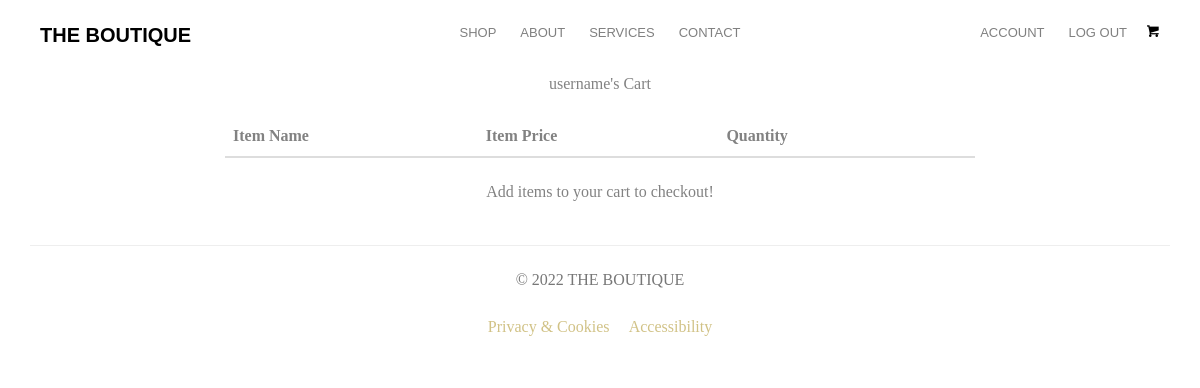
The page /cart (signed in) on the database as committed earlier.
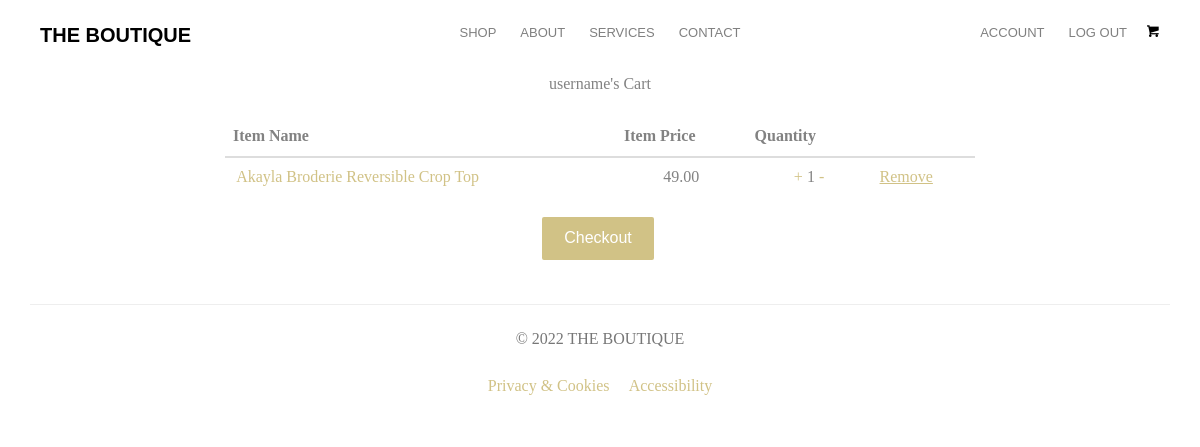
The same page on the database as committed later.
### ecommercesite/database.py (models this page shows, shortened)
class User(db.Model, UserMixin):
    __tablename__ = 'user'
    id = db.Column(db.Integer, primary_key=True)
    type = db.Column(db.String(20))
    first_name = db.Column(db.String(30), nullable=False)
    last_name = db.Column(db.String(30), nullable=False)
    username = db.Column(db.String(30), nullable=False, unique=True)
    email = db.Column(db.String(100), nullable=False, unique=True)
    password = db.Column(db.String(60), nullable=False)
    role = db.Column(db.String(10), nullable=False, default='user')
    image_file = db.Column(db.String(20), nullable=False, default='defaultpfp.jpg')
    email_verification = db.Column(db.Boolean(), nullable=False, default=False)
    otp_secret = db.Column(db.String(16))
    attempts = db.Column(db.Integer, nullable=False, default=0)
    __mapper_args__ = {
        'polymorphic_on':type,
        'polymorphic_identity':'user'
    }

class Staff(User):
    pass
    __mapper_args__ = {
        'polymorphic_identity':'staff'
    }

class Items_In_Cart(db.Model):
    __tablename__ = 'items_in_cart'
    id = db.Column(db.Integer, primary_key=True)
    image_1 = db.Column(db.String(150), nullable=False, default='product-single-1.jpg')
    name = db.Column(db.String(80), nullable=False)
    price = db.Column(db.Numeric(10,2), nullable=False)
    quantity = db.Column(db.Integer, nullable=False, default='1')
    product_id = db.Column(db.Integer, nullable=False)
    user_id = db.Column(db.Integer, db.ForeignKey('user.id'), nullable=False)

### ecommercesite/routes.py (the view)
@app.route('/cart', methods=['GET', 'POST'])
@login_required
@user_required
def cart():
    cart_items = Items_In_Cart.query.filter_by(user_id=current_user.id).all()
    items = 0
    for item in cart_items:
        items += 1
    return render_template('cart.html', title='Shopping Cart', current_user=current_user, cart_items=cart_items, items=items)

### ecommercesite/database.py (called while the page is built)
@login_manager.user_loader
def load_user(user_id):
    return User.query.get(int(user_id))

### ecommercesite/routes.py (called while the page is built)
def user_required(f):
    @wraps(f)
    def wrap(*args, **kwargs):
        if current_user.role == "user":
            return f(*args, **kwargs)
        else:
            abort(401)
    return wrap

### ecommercesite/templates/cart.html (shortened to what this page needs)
{% extends 'layout.html' %}
{% block content %}
<div>
    <p class='text-center'>{{ current_user.username }}'s Cart</p>
</div>
<div class="page-wrapper">
  <div class="cart shopping">
    <div class="container">
      <div class="row">
        <div class="col-md-8 col-md-offset-2">
          <div class="block">
            <div class="product-list">
              <form method="post">
                <table class="table">
                  <thead>
                    <tr>
                      <th class="">Item Name</th>
                      <th class="">Item Price</th>
                      <th class="">Quantity</th>
                      <th class=""></th>
                    </tr>
                  </thead>
                  <tbody>
                    {% for product in cart_items %}
                    <tr class="">
                      <td class="">
                        <div class="product-info">
                          <a href="{{ url_for('product_details', id=product.product_id) }}">{{ product.name }}</a>
                        </div>
                      </td>
                      <td class="text-center">{{ product.price }}</td>
                      <td class="text-center col-md-2">
                        <a href="{{ url_for('add_quantity', id=product.id) }}">+</a> {{ product.quantity }} <a href="{{ url_for('min_quantity', id=product.id) }}">-</a>
                      </td>
                      <td class="">
                        <a class="product-remove text-center" style="text-decoration: underline" href="{{ url_for('delete_cart', id=product.id)}}">Remove</a>
                      </td>
                    </tr>
                    {% endfor %}
                  </tbody>
                </table>
              </form>
            </div>
          </div>
        </div>
      </div>
    </div>
  </div>
</div>
{% if cart_items %}
<div class="container text-center">
  <p>
    <a class="btn btn-primary" href="{{ url_for('checkout_details')}}">Checkout</a>
  </p>
</div>
{% else %}
<div class="container text-center">
  <p>
    Add items to your cart to checkout!
  </p>
</div>
{% endif %}
{% endblock %}

### ecommercesite/templates/layout.html (shortened to what this page needs)
<!DOCTYPE html>
<html>
	<head>
	<link rel="stylesheet" type="text/css" href="{{ url_for('static', filename='animate.css') }}">
	<link rel="stylesheet" type="text/css" href="{{ url_for('static', filename='icomoon.css') }}">
	<link rel="stylesheet" type="text/css" href="{{ url_for('static', filename='bootstrap.css') }}">
	<link rel="stylesheet" type="text/css" href="{{ url_for('static', filename='flexslider.css') }}">
	<link rel="stylesheet" type="text/css" href="{{ url_for('static', filename='owl.carousel.min.css') }}">
	<link rel="stylesheet" type="text/css" href="{{ url_for('static', filename='owl.theme.default.min.css') }}">
	<link rel="stylesheet" type="text/css" href="{{ url_for('static', filename='style.css') }}">
    </head>
    <body>
                <div id="page">
                    <nav class="fh5co-nav" role="navigation">
                        <div class="container">
                            <div class="row">
                                <div class="col-md-3 col-xs-2">
                                    <div id="fh5co-logo"><a href="{{ url_for('home') }}">The Boutique</a></div>
                                </div>
                                <div class="col-md-6 col-xs-6 text-center menu-1">
                                    <ul>
                                        <li class="has-dropdown">
                                            <a href="{{ url_for('shop') }}">Shop</a>
                                        </li>
                                        <li>
                                            <a href="{{ url_for('about') }}">About</a>
                                        </li>
                                        <li class="has-dropdown">
                                            <a href="{{ url_for('services') }}">Services</a>
                                        </li>
                                        <li>
                                            <a href="{{ url_for('contacts')}}">Contact</a>
                                        </li>
                                    </ul>
                                </div>
                                <div class="col-md-3 col-xs-4 text-right hidden-xs menu-2">
                                    <ul>
                                        {% if current_user.is_authenticated %}
                                            {% if current_user.role == 'user' %}
                                                <Li><a href="{{url_for('account')}}">Account</a></Li>
                                                <Li><a href="{{url_for('logout')}}">Log Out</a></Li>
                                                <li class="shopping-cart"><a href="{{url_for('cart')}}" class="cart"><span><i class="icon-shopping-cart"></i></span></a></li>
                                            {% elif current_user.role == 'admin' %}
                                                <li><a href="{{url_for('dashboard')}}">Dashboard</a></li>
                                                <Li><a href="{{url_for('logout')}}">Log Out</a></Li>
                                            {% endif %}
                                        {% else %}
                                                <Li><a href="{{url_for('login')}}">Login</a></Li>
                                                <Li><a href="{{url_for('register')}}">Register</a></Li>
                                        {% endif %}
                                    </ul>
                                </div>
                            </div>
                        </div>
                    </nav>
                </div>
                <div>
                    {% block content %}
                    {% endblock content %}
                </div>
    </body>
    <footer class="section-footer border-top">
        <section class="footer-main border-top padding-y">
        <div class="container">
            <section class="footer-copyright border-top">
                <hr>
                    <p class="text-center text-muted" > &copy 2022 THE BOUTIQUE </p>
                    <p target="_blank" class="text-center text-muted">
                        <a href="#">Privacy & Cookies</a> &nbsp   &nbsp
                        <a href="#">Accessibility</a>
                    </p>
            </section>
        </div>
        </section>
    </footer>
</html>

### ecommercesite/static/icomoon.css (style rules this page uses)
[class^="icon-"], [class*=" icon-"] { font-family: 'icomoon' !important; font-style: normal; font-weight: normal; font-variant: normal; text-transform: none; line-height: 1; -webkit-font-smoothing: antialiased; -moz-osx-font-smoothing: grayscale; }
.icon-shopping-cart:before { content: "\ea13"; }

### ecommercesite/static/style.css (style rules this page uses)
body { font-family: "Playfair Display", serif; font-weight: 400; font-size: 16px; line-height: 1.7; color: #828282; background: #fff; }
#page { position: relative; overflow-x: hidden; width: 100%; height: 100%; -webkit-transition: 0.5s; -o-transition: 0.5s; transition: 0.5s; }
a { color: #d1c286; -webkit-transition: 0.5s; -o-transition: 0.5s; transition: 0.5s; }
p { margin-bottom: 20px; }
.fh5co-nav { padding: 18px 0; background: #fff; }
.fh5co-nav #fh5co-logo { font-size: 20px; margin: 0; padding: 0; text-transform: uppercase; font-weight: bold; font-family: "Montserrat", Arial, sans-serif; }
.fh5co-nav a { padding: 5px 10px; color: #000; }
.fh5co-nav .menu-2 li.shopping-cart { float: right; }
.fh5co-nav .menu-2 li a.cart { color: black; }
.fh5co-nav .menu-2 li a.cart span { position: relative; }
.fh5co-nav ul { padding: 0; margin: 0; }
.fh5co-nav ul li { padding: 0; margin: 0; list-style: none; display: inline-block; font-family: "Montserrat", Arial, sans-serif; }
.fh5co-nav ul li a { font-size: 13px; padding: 30px 10px; text-transform: uppercase; color: rgba(0, 0, 0, 0.5); -webkit-transition: 0.5s; -o-transition: 0.5s; transition: 0.5s; }
.fh5co-nav ul li a.cart { color: black; }
.fh5co-nav ul li a.cart span { position: relative; }
.fh5co-nav ul li.has-dropdown { position: relative; }
#fh5co-offcanvas a { color: rgba(255, 255, 255, 0.5); }
#fh5co-offcanvas ul { padding: 0; margin: 0; }
#fh5co-offcanvas ul li { padding: 0; margin: 0; list-style: none; }
#fh5co-offcanvas ul li.shopping-cart { float: left; }
#fh5co-offcanvas ul li a.cart { display: block; margin-top: 30px; color: rgba(255, 255, 255, 0.5); }
#fh5co-offcanvas ul li a.cart span { position: relative; }
#fh5co-offcanvas ul li.offcanvas-has-dropdown > a { display: block; position: relative; }
#fh5co-offcanvas ul li.offcanvas-has-dropdown > a:after { position: absolute; right: 0px; font-family: 'icomoon'; font-style: normal; font-weight: normal; font-variant: normal; text-transform: none; line-height: 1; -webkit-font-smoothing: antialiased; -moz-osx-font-smoothing: grayscale; content: "\e921"; font-size: 20px; color: rgba(255, 255, 255, 0.2); -webkit-transition: 0.5s; -o-transition: 0.5s; transition: 0.5s; }
.btn { margin-right: 4px; margin-bottom: 4px; font-family: "Montserrat", Arial, sans-serif; font-size: 16px; font-weight: 400; -webkit-border-radius: 2px; -moz-border-radius: 2px; -ms-border-radius: 2px; border-radius: 2px; -webkit-transition: 0.5s; -o-transition: 0.5s; transition: 0.5s; padding: 8px 20px; }
.btn-primary { background: #d1c286; color: #fff; border: 2px solid #d1c286; }

Rows that differ between the two databases and show on the page:
added Items_In_Cart: name "Akayla Broderie Reversible Crop Top", price "49.00", quantity "1"
Other text that changed with them:
text no longer shown: "Add items to your cart to checkout!"
text now shown: "Checkout"
